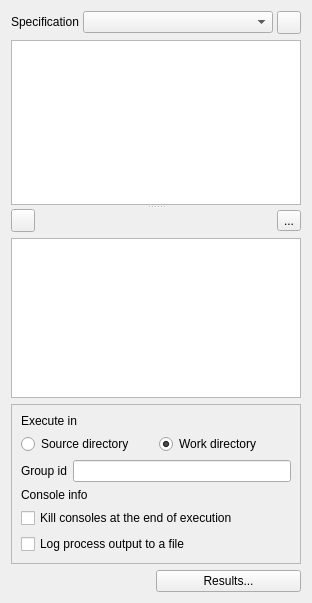
<?xml version="1.0" encoding="UTF-8"?>
<!--
######################################################################################################################
# Copyright (C) 2017-2022 Spine project consortium
# This file is part of Spine Items.
# Spine Items is free software: you can redistribute it and\/or modify it under the terms of the GNU Lesser General
# Public License as published by the Free Software Foundation, either version 3 of the License, or (at your option)
# any later version. This program is distributed in the hope that it will be useful, but WITHOUT ANY WARRANTY;
# without even the implied warranty of MERCHANTABILITY or FITNESS FOR A PARTICULAR PURPOSE. See the GNU Lesser General
# Public License for more details. You should have received a copy of the GNU Lesser General Public License along with
# this program. If not, see <http:\/\/www.gnu.org\/licenses\/>.
######################################################################################################################
-->
<ui version="4.0">
 <class>Form</class>
 <widget class="QWidget" name="Form">
  <property name="geometry">
   <rect>
    <x>0</x>
    <y>0</y>
    <width>312</width>
    <height>603</height>
   </rect>
  </property>
  <property name="windowTitle">
   <string>Form</string>
  </property>
  <layout class="QVBoxLayout" name="verticalLayout">
   <item>
    <layout class="QHBoxLayout" name="horizontalLayout_9">
     <property name="spacing">
      <number>4</number>
     </property>
     <item>
      <widget class="QLabel" name="label_tool_specification">
       <property name="sizePolicy">
        <sizepolicy hsizetype="Fixed" vsizetype="Fixed">
         <horstretch>0</horstretch>
         <verstretch>0</verstretch>
        </sizepolicy>
       </property>
       <property name="maximumSize">
        <size>
         <width>16777215</width>
         <height>16777215</height>
        </size>
       </property>
       <property name="text">
        <string>Specification</string>
       </property>
      </widget>
     </item>
     <item>
      <widget class="QComboBox" name="comboBox_tool">
       <property name="sizePolicy">
        <sizepolicy hsizetype="Expanding" vsizetype="Fixed">
         <horstretch>0</horstretch>
         <verstretch>0</verstretch>
        </sizepolicy>
       </property>
       <property name="toolTip">
        <string>&lt;html&gt;&lt;head/&gt;&lt;body&gt;&lt;p&gt;Tool specification for this Tool&lt;/p&gt;&lt;/body&gt;&lt;/html&gt;</string>
       </property>
      </widget>
     </item>
     <item>
      <widget class="QToolButton" name="toolButton_tool_specification">
       <property name="toolTip">
        <string>&lt;html&gt;&lt;head/&gt;&lt;body&gt;&lt;p&gt;Tool specification options.&lt;/p&gt;&lt;/body&gt;&lt;/html&gt;</string>
       </property>
       <property name="icon">
        <iconset resource="../../ui/resources/resources_icons.qrc">
         <normaloff>:/icons/wrench.svg</normaloff>:/icons/wrench.svg</iconset>
       </property>
       <property name="popupMode">
        <enum>QToolButton::InstantPopup</enum>
       </property>
      </widget>
     </item>
    </layout>
   </item>
   <item>
    <layout class="QHBoxLayout" name="horizontalLayout_options"/>
   </item>
   <item>
    <widget class="QSplitter" name="splitter">
     <property name="orientation">
      <enum>Qt::Vertical</enum>
     </property>
     <property name="childrenCollapsible">
      <bool>false</bool>
     </property>
     <widget class="ArgsTreeView" name="treeView_cmdline_args">
      <property name="sizePolicy">
       <sizepolicy hsizetype="Expanding" vsizetype="Expanding">
        <horstretch>0</horstretch>
        <verstretch>0</verstretch>
       </sizepolicy>
      </property>
      <property name="acceptDrops">
       <bool>true</bool>
      </property>
      <property name="editTriggers">
       <set>QAbstractItemView::AnyKeyPressed|QAbstractItemView::DoubleClicked|QAbstractItemView::EditKeyPressed</set>
      </property>
      <property name="dragDropMode">
       <enum>QAbstractItemView::DragDrop</enum>
      </property>
      <property name="selectionMode">
       <enum>QAbstractItemView::ExtendedSelection</enum>
      </property>
      <property name="textElideMode">
       <enum>Qt::ElideLeft</enum>
      </property>
      <attribute name="headerMinimumSectionSize">
       <number>26</number>
      </attribute>
     </widget>
     <widget class="QWidget" name="gridLayoutWidget">
      <layout class="QGridLayout" name="gridLayout">
       <item row="0" column="1">
        <spacer name="horizontalSpacer_2">
         <property name="orientation">
          <enum>Qt::Horizontal</enum>
         </property>
         <property name="sizeHint" stdset="0">
          <size>
           <width>40</width>
           <height>20</height>
          </size>
         </property>
        </spacer>
       </item>
       <item row="0" column="2">
        <widget class="QToolButton" name="toolButton_remove_arg">
         <property name="toolTip">
          <string>&lt;html&gt;&lt;head/&gt;&lt;body&gt;&lt;p&gt;Remove selected tool command line args&lt;/p&gt;&lt;/body&gt;&lt;/html&gt;</string>
         </property>
         <property name="text">
          <string>...</string>
         </property>
         <property name="icon">
          <iconset resource="../../ui/resources/resources_icons.qrc">
           <normaloff>:/icons/minus.svg</normaloff>:/icons/minus.svg</iconset>
         </property>
        </widget>
       </item>
       <item row="0" column="0">
        <widget class="QToolButton" name="toolButton_add_file_path_arg">
         <property name="toolTip">
          <string>&lt;html&gt;&lt;head/&gt;&lt;body&gt;&lt;p&gt;Append selected Available resources to Tool arguments&lt;/p&gt;&lt;/body&gt;&lt;/html&gt;</string>
         </property>
         <property name="text">
          <string/>
         </property>
         <property name="icon">
          <iconset resource="../../ui/resources/resources_icons.qrc">
           <normaloff>:/icons/file-upload.svg</normaloff>:/icons/file-upload.svg</iconset>
         </property>
         <property name="popupMode">
          <enum>QToolButton::InstantPopup</enum>
         </property>
        </widget>
       </item>
       <item row="1" column="0" colspan="3">
        <widget class="QTreeView" name="treeView_input_files">
         <property name="sizePolicy">
          <sizepolicy hsizetype="Expanding" vsizetype="Expanding">
           <horstretch>0</horstretch>
           <verstretch>0</verstretch>
          </sizepolicy>
         </property>
         <property name="dragEnabled">
          <bool>false</bool>
         </property>
         <property name="dragDropMode">
          <enum>QAbstractItemView::DragOnly</enum>
         </property>
         <property name="selectionMode">
          <enum>QAbstractItemView::ExtendedSelection</enum>
         </property>
         <property name="textElideMode">
          <enum>Qt::ElideLeft</enum>
         </property>
         <property name="uniformRowHeights">
          <bool>true</bool>
         </property>
         <property name="animated">
          <bool>false</bool>
         </property>
         <attribute name="headerMinimumSectionSize">
          <number>26</number>
         </attribute>
        </widget>
       </item>
      </layout>
     </widget>
    </widget>
   </item>
   <item>
    <widget class="QFrame" name="frame">
     <property name="frameShape">
      <enum>QFrame::StyledPanel</enum>
     </property>
     <property name="frameShadow">
      <enum>QFrame::Raised</enum>
     </property>
     <layout class="QVBoxLayout" name="verticalLayout_2">
      <item>
       <widget class="QLabel" name="label_2">
        <property name="text">
         <string>Execute in</string>
        </property>
       </widget>
      </item>
      <item>
       <layout class="QHBoxLayout" name="horizontalLayout">
        <item>
         <widget class="QRadioButton" name="radioButton_execute_in_source">
          <property name="text">
           <string>Source directory</string>
          </property>
         </widget>
        </item>
        <item>
         <widget class="QRadioButton" name="radioButton_execute_in_work">
          <property name="text">
           <string>Work directory</string>
          </property>
          <property name="checked">
           <bool>true</bool>
          </property>
         </widget>
        </item>
       </layout>
      </item>
      <item>
       <layout class="QHBoxLayout" name="horizontalLayout_2">
        <item>
         <widget class="QLabel" name="label_group_id">
          <property name="text">
           <string>Group id</string>
          </property>
         </widget>
        </item>
        <item>
         <widget class="QLineEdit" name="lineEdit_group_id">
          <property name="toolTip">
           <string>&lt;html&gt;&lt;head/&gt;&lt;body&gt;&lt;p&gt;Type execution group identifier, or leave empty to run in isolation.&lt;/p&gt;&lt;/body&gt;&lt;/html&gt;</string>
          </property>
         </widget>
        </item>
       </layout>
      </item>
      <item>
       <widget class="ElidedLabel" name="label_jupyter">
        <property name="text">
         <string>Console info</string>
        </property>
       </widget>
      </item>
      <item>
       <widget class="QCheckBox" name="kill_consoles_check_box">
        <property name="toolTip">
         <string>If checked, console processes will be killed automatically after execution finishes freeing memory and other resources.</string>
        </property>
        <property name="text">
         <string>Kill consoles at the end of execution</string>
        </property>
       </widget>
      </item>
      <item>
       <widget class="QCheckBox" name="log_process_output_check_box">
        <property name="text">
         <string>Log process output to a file</string>
        </property>
       </widget>
      </item>
     </layout>
    </widget>
   </item>
   <item>
    <layout class="QHBoxLayout" name="horizontalLayout_11">
     <property name="spacing">
      <number>6</number>
     </property>
     <item>
      <spacer name="horizontalSpacer_6">
       <property name="orientation">
        <enum>Qt::Horizontal</enum>
       </property>
       <property name="sizeHint" stdset="0">
        <size>
         <width>40</width>
         <height>20</height>
        </size>
       </property>
      </spacer>
     </item>
     <item>
      <widget class="QPushButton" name="pushButton_tool_results">
       <property name="sizePolicy">
        <sizepolicy hsizetype="MinimumExpanding" vsizetype="Fixed">
         <horstretch>0</horstretch>
         <verstretch>0</verstretch>
        </sizepolicy>
       </property>
       <property name="toolTip">
        <string>&lt;html&gt;&lt;head/&gt;&lt;body&gt;&lt;p&gt;Open results archive in file browser&lt;/p&gt;&lt;/body&gt;&lt;/html&gt;</string>
       </property>
       <property name="text">
        <string>Results...</string>
       </property>
      </widget>
     </item>
    </layout>
   </item>
  </layout>
 </widget>
 <customwidgets>
  <customwidget>
   <class>ArgsTreeView</class>
   <extends>QTreeView</extends>
   <header>../widgets.h</header>
  </customwidget>
  <customwidget>
   <class>ElidedLabel</class>
   <extends>QLabel</extends>
   <header>spinetoolbox/widgets/custom_qwidgets.h</header>
  </customwidget>
 </customwidgets>
 <tabstops>
  <tabstop>comboBox_tool</tabstop>
  <tabstop>toolButton_tool_specification</tabstop>
  <tabstop>pushButton_tool_results</tabstop>
 </tabstops>
 <resources>
  <include location="../../ui/resources/resources_icons.qrc"/>
 </resources>
 <connections/>
</ui>
